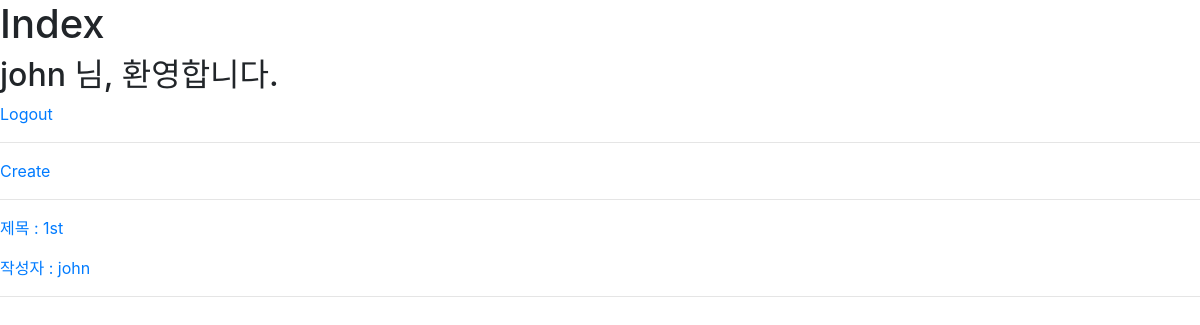
The page /accounts/ (signed in) on the database as committed earlier.
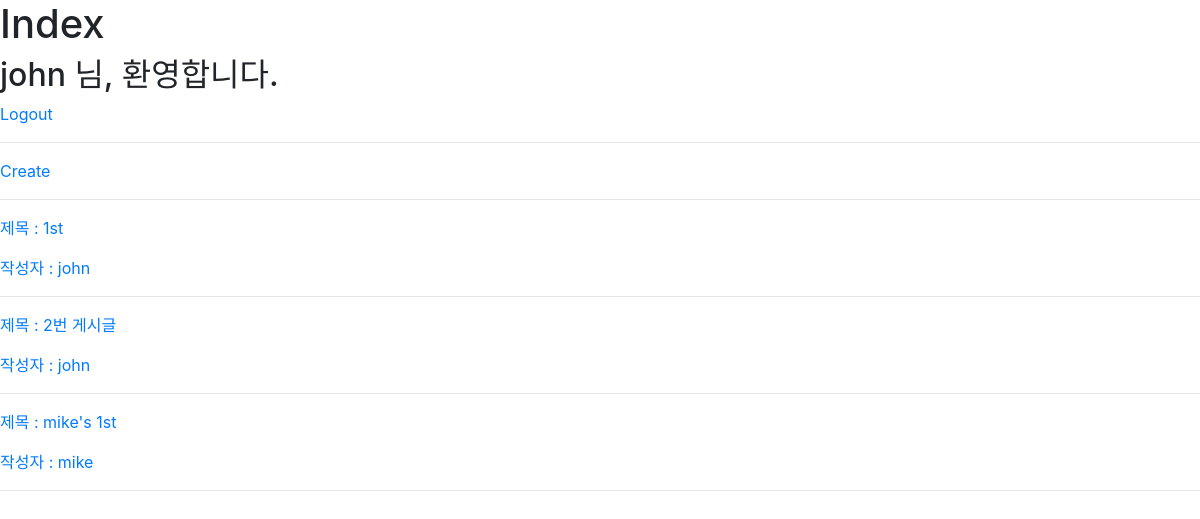
The same page on the database as committed later.
### accounts/models.py (models this page shows)
class User(AbstractUser):
    followers = models.ManyToManyField(settings.AUTH_USER_MODEL, related_name='followings')

### crud/models.py (models this page shows)
class Article(models.Model):
    title = models.CharField(max_length=50)
    content = models.TextField()
    created_at = models.DateTimeField(auto_now_add=True)
    updated_at = models.DateTimeField(auto_now=True)
    user = models.ForeignKey(settings.AUTH_USER_MODEL, on_delete=models.CASCADE)
    like_users = models.ManyToManyField(settings.AUTH_USER_MODEL, related_name='like_reviews')

### crud/views.py (the view)
# urls.py: path('', index),
def index(request):
    articles = Article.objects.all()
    context = {
        'articles':articles
    }
    return render(request, 'crud/index.html', context)

### crud/templates/crud/index.html
{% extends 'base.html' %}
{% block content %}
    <h1>Index</h1>
    {% if user.is_authenticated %}
        <h2>{{ user.username }} 님, 환영합니다.</h2>
        <a href="{% url 'accounts:logout' %}">Logout</a>
    {% else %}
        <a href="{% url 'accounts:create' %}">Signup</a>
        <a href="{% url 'accounts:login' %}">Login</a>
    {% endif %}
    <hr>
    <a href="{% url 'crud:create' %}">Create</a>
    <hr>
    {% for article in articles %}
        <a href="{% url 'crud:detail' article.pk %}">
        <p>제목 : {{ article.title }}</p>
        <p>작성자 : {{ article.user }}</p>
        </a>
        <hr>
    {% endfor %}
{% endblock %}

### templates/base.html (shortened to what this page needs)
<!DOCTYPE html>
<html lang="ko">
<head>
    <link rel="stylesheet" href="https://stackpath.bootstrapcdn.com/bootstrap/4.5.0/css/bootstrap.min.css">
</head>
<body>
    {% block content %}
    {% endblock %}
</body>
</html>

Rows that differ between the two databases and show on the page:
added Article: title "2번 게시글", user "john"
added Article: title "mike's 1st", user "mike"
